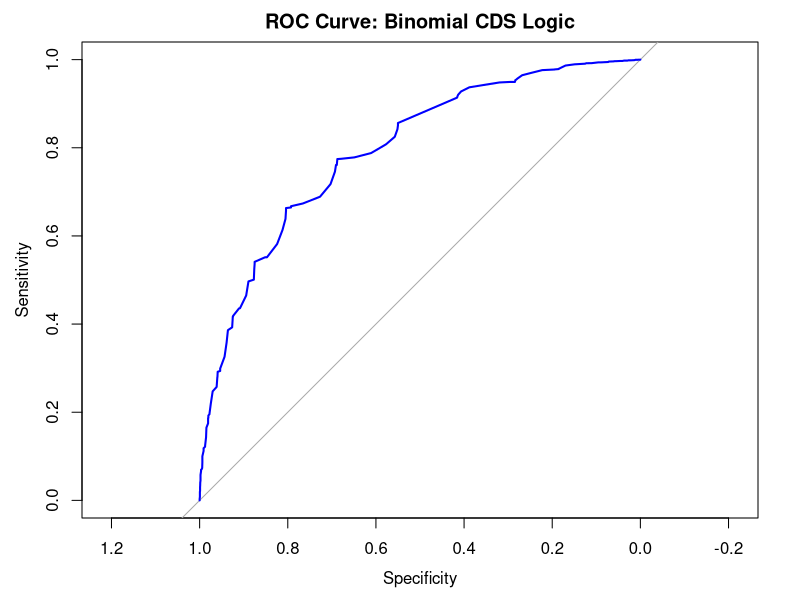

This chart was generated by the following R code:
# Load necessary library
# install.packages("pROC")
library(pROC)

# 1. Set Parameters
n_items <- 25      # Sample size (e.g., 25 words or 75 phonemes)
n_sims <- 5000     # Number of virtual patients per group
p_base <- 0.80     # Baseline true performance (80%)
p_decline <- 0.65  # Performance after true decline (65%)

# 2. Simulate the "Stable" Group (Ground Truth = 0)
# Both scores drawn from the same 80% probability
stable_test <- rbinom(n_sims, n_items, p_base)
stable_retest <- rbinom(n_sims, n_items, p_base)

# 3. Simulate the "Decline" Group (Ground Truth = 1)
# Second score is drawn from a lower 65% probability
decline_test <- rbinom(n_sims, n_items, p_base)
decline_retest <- rbinom(n_sims, n_items, p_decline)

# 4. Calculate Binomial Z-Scores for every pair
# Z = (p1 - p2) / sqrt( (p1*(1-p1)/n) + (p2*(1-p2)/n) )
calc_z <- function(s1, s2, n) {
  p1 <- s1/n
  p2 <- s2/n
  # Add small constant to avoid division by zero at 0% or 100%
  se <- sqrt( (p1*(1-p1)/n) + (p2*(1-p2)/n) + 1e-6)
  return((p1 - p2) / se)
}

z_stable <- calc_z(stable_test, stable_retest, n_items)
z_decline <- calc_z(decline_test, decline_retest, n_items)

# 5. Prepare Data for ROC
# Combine results and create a "True State" label
all_z_scores <- c(z_stable, z_decline)
true_labels <- c(rep(0, n_sims), rep(1, n_sims))

# 6. Run ROC Analysis
roc_obj <- roc(true_labels, all_z_scores)

# 7. Output Results
print(roc_obj) # This gives you the AUC (Area Under the Curve)
plot(roc_obj, main="ROC Curve: Binomial CDS Logic", col="blue", lwd=2)
